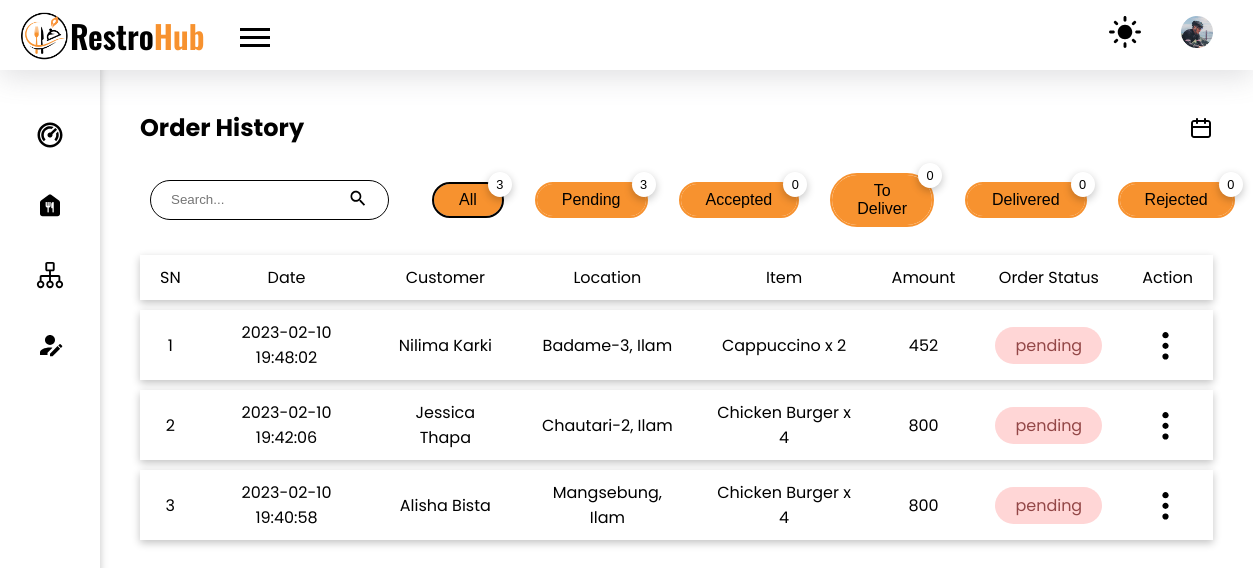
/admin/order-history.php (signed in), run on an earlier commit of the app's database.
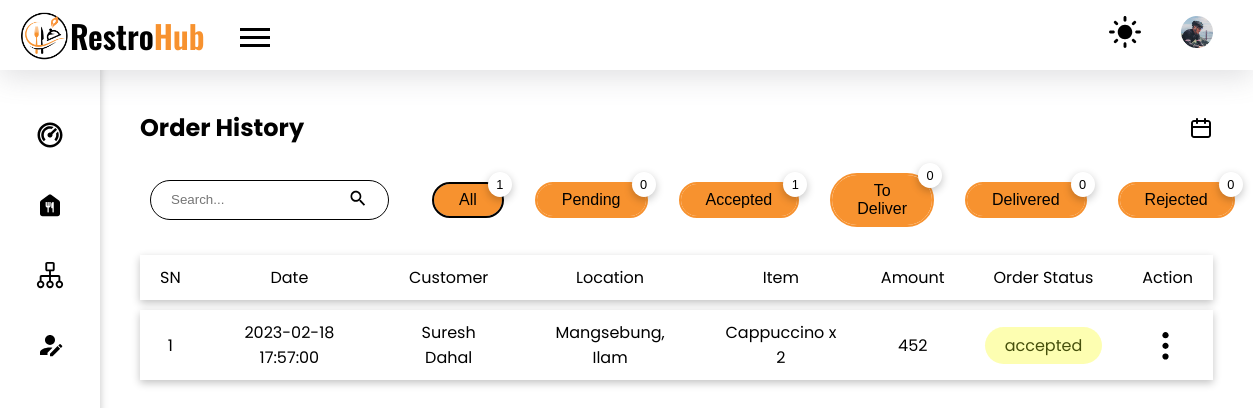
And on a later commit of the database.
### tables this page shows
CREATE TABLE `orders` (
  `id` int(11) NOT NULL,
  `c_id` int(11) NOT NULL,
  `qty` int(11) NOT NULL,
  `f_id` int(11) NOT NULL,
  `total_price` int(10) NOT NULL,
  `note` varchar(100) DEFAULT NULL,
  `date` datetime NOT NULL
);

CREATE TABLE `order_contact_details` (
  `o_c_id` int(11) NOT NULL,
  `o_id` int(11) NOT NULL,
  `address` varchar(50) NOT NULL,
  `phone` varchar(10) NOT NULL,
  `c_name` varchar(30) NOT NULL
);

CREATE TABLE `food` (
  `f_id` int(11) NOT NULL,
  `img` varchar(100) DEFAULT NULL,
  `name` varchar(100) DEFAULT NULL,
  `price` int(11) DEFAULT NULL,
  `cost` int(11) NOT NULL,
  `cooking_time` int(11) DEFAULT NULL,
  `description` varchar(500) NOT NULL,
  `veg` int(1) NOT NULL,
  `product_id` varchar(30) NOT NULL,
  `short_desc` varchar(50) NOT NULL,
  `ingredients` varchar(255) NOT NULL,
  `disabled` int(11) NOT NULL,
  `special` int(11) NOT NULL,
  `category` int(11) NOT NULL
);

CREATE TABLE `aos` (
  `aos_id` int(11) NOT NULL,
  `order_id` int(11) NOT NULL,
  `status` varchar(15) NOT NULL
);

### admin/order-history.php (the view, shortened to what the rows shown need)
<!DOCTYPE html>
<html lang="en">
<head>
    <link rel="stylesheet" href="../styles/style.css">
</head>
<body>
    <main class="admin_dashboard_body">
        <section class="dashboard_inner-head flex items-center">
            <h2>Order History</h2>
        </section>
                <?php
                $sql = "select id from orders";
                ?>
        <?php
        require("../config.php");
        if (isset($_SESSION['filter-by']) && $_SESSION['filter-by'] != 'all') {
            $filter_by = $_SESSION['filter-by'];
            $sql = "select orders.id,
                    orders.c_id,
                    orders.qty,
                    orders.total_price,
                    orders.note,
                    orders.date,
                    orders.f_id,
                    order_contact_details.address,
                    order_contact_details.phone,
                    order_contact_details.c_name,
                    aos.aos_id,
                    aos.status
                    from orders
                    inner join order_contact_details on orders.id = order_contact_details.o_id
                    inner join aos on orders.id = aos.order_id
                    where aos.status = '$filter_by'
                    order by orders.id desc
                    ";
        } else {
            $sql = "select orders.id,
                    orders.c_id,
                    orders.qty,
                    orders.total_price,
                    orders.note,
                    orders.date,
                    orders.f_id,
                    order_contact_details.address,
                    order_contact_details.phone,
                    order_contact_details.c_name,
                    aos.aos_id,
                    aos.status
                    from orders
                    inner join order_contact_details on orders.id = order_contact_details.o_id
                    inner join aos on orders.id = aos.order_id
                    order by orders.id desc
                    ";
        }
        $result = mysqli_query($conn, $sql) or die("Query Failed");
        if (mysqli_num_rows($result) > 0) {
        ?>
            <table class="mt-20">
                <tr class="shadow">
                    <th>SN</th>
                    <th>Date</th>
                    <th>Customer</th>
                    <th>Location</th>
                    <th>Item</th>
                    <th>Amount</th>
                    <th>Order Status</th>
                    <th>Action</th>
                </tr>
                <?php
                $i = 0;
                while ($row = mysqli_fetch_assoc($result)) {
                    $i++;
                    $food_id = $row['f_id'];
                    $sql_food = "select name from food where f_id = {$food_id}";
                    $result_food = mysqli_query($conn, $sql_food) or die("Query Failed");
                    $row_food = mysqli_fetch_assoc($result_food);
                    $food_name = $row_food['name'];
                ?>
                    <tr class="shadow">
                        <td><?php echo $i; ?></td>
                        <td>
                            <?php echo $row['date']; ?>
                        </td>
                        <td><?php echo $row['c_name']; ?></td>
                        <td><?php echo $row['address']; ?></td>
                        <td><?php echo $food_name . " x " . $row['qty']; ?></td>
                        <td><?php echo $row['total_price']; ?></td>
                        <td><span class="<?php echo $row['status']; ?> border-curve-lg p_7-20"><?php echo $row['status']; ?></span></td>
                        <td class="table_action_container">
                            <button class="no_bg no_outline table_option-menu">
                                <img src="../images//ic_options.svg" alt="options menu">
                            </button>
                        </td>
                    </tr>
                <?php } ?>
            </table>
        <?php
        } else {
            echo "No Record Found";
        }
        ?>
    </main>
</body>
</html>

What changed in the data, as far as the page shows it:
removed orders: date "2023-02-10 19:48:02", order_contact_details.c_name "Nilima Karki", order_contact_details.address "Badame-3, Ilam", f.name "Cappuccino", qty "2", total_price "452", aos.status "pending"
removed orders: date "2023-02-10 19:42:06", order_contact_details.c_name "Jessica Thapa", order_contact_details.address "Chautari-2, Ilam", f.name "Chicken Burger", qty "4", total_price "800", aos.status "pending"
removed orders: date "2023-02-10 19:40:58", order_contact_details.c_name "Alisha Bista", order_contact_details.address "Mangsebung, Ilam", f.name "Chicken Burger", qty "4", total_price "800", aos.status "pending"
added orders: date "2023-02-18 17:57:00", order_contact_details.c_name "Suresh Dahal", order_contact_details.address "Mangsebung, Ilam", f.name "Cappuccino", qty "2", total_price "452", aos.status "accepted"
Also different on the page:
$count: "3" → "1"
$count_pending: "3" → "0"
$count_accepted: "0" → "1"
